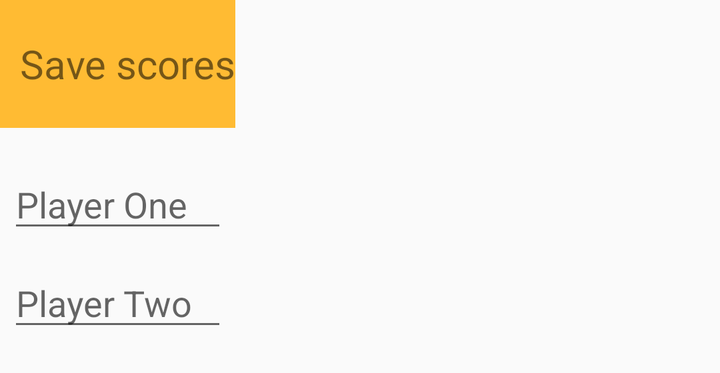
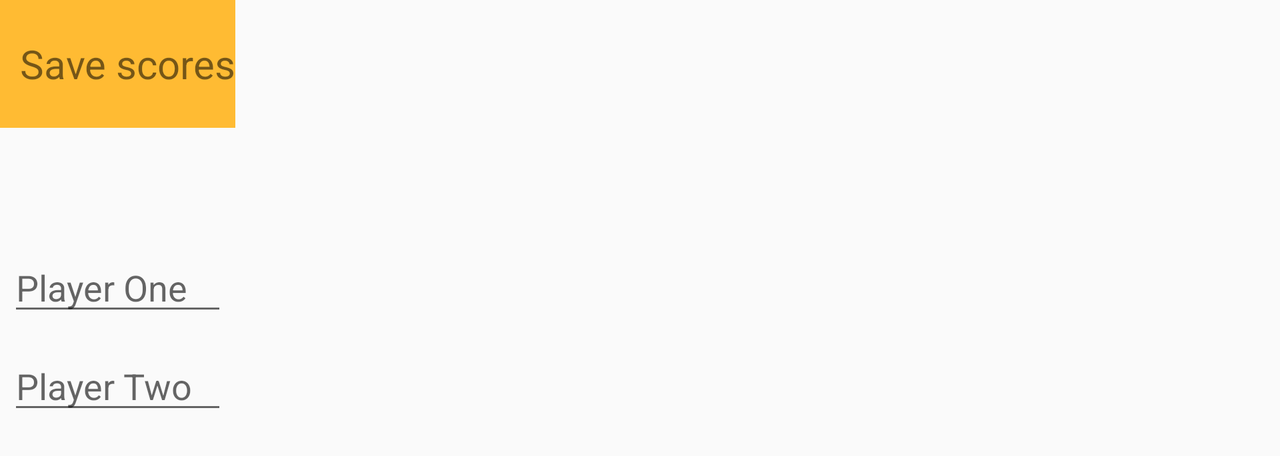

Compare how this app lays out the same screen by default and in its alternative resource folder. The renders come first, then the two layout files and the values they reference.
<!-- AndroidManifest.xml: application theme AppTheme -->
<!-- res/layout/fragment_add_score.xml -->
<LinearLayout
    xmlns:android="http://schemas.android.com/apk/res/android"
    xmlns:tools="http://schemas.android.com/tools"
    android:layout_width="wrap_content"
    android:layout_height="wrap_content"
    android:orientation="vertical"
    tools:context="uk.ac.kcl.teamraccoon.sungka.AddScoreFragment">

    <TextView
        android:layout_width="match_parent"
        android:layout_height="64dp"
        android:scaleType="center"
        android:paddingStart="10dp"
        android:paddingLeft="10dp"
        android:gravity="center_vertical"
        android:textSize="20sp"
        android:background="@android:color/holo_orange_light"
        android:fontFamily="sans-serif"
        android:text="@string/save_score" />

    <EditText
        android:id="@+id/player_one_name"
        android:layout_width="match_parent"
        android:layout_height="wrap_content"
        android:layout_marginTop="16dp"
        android:layout_marginLeft="4dp"
        android:layout_marginRight="4dp"
        android:layout_marginBottom="4dp"
        android:fontFamily="sans-serif"
        android:hint="@string/player_one" />

    <EditText
        android:id="@+id/player_two_name"
        android:layout_width="match_parent"
        android:layout_height="wrap_content"
        android:layout_marginTop="4dp"
        android:layout_marginLeft="4dp"
        android:layout_marginRight="4dp"
        android:layout_marginBottom="16dp"
        android:fontFamily="sans-serif"
        android:hint="@string/player_two"/>

</LinearLayout>
<!-- resources referenced by this layout -->
<resources>
  <string name="player_one">Player One</string>
  <string name="player_two">Player Two</string>
  <string name="save_score">Save scores</string>
  <style name="AppTheme" parent="Theme.AppCompat.Light.DarkActionBar">
          
          <item name="colorPrimary">@color/colorPrimary</item>
          <item name="colorPrimaryDark">@color/colorPrimaryDark</item>
          <item name="colorAccent">@color/colorAccent</item>
      </style>
</resources>
<!-- res/layout-land/fragment_add_score.xml (the repository's variant of the layout above) -->
<!-- drawn on the phone turned sideways -->
<LinearLayout xmlns:android="http://schemas.android.com/apk/res/android"
    xmlns:tools="http://schemas.android.com/tools"
    android:layout_width="wrap_content"
    android:layout_height="wrap_content"
    android:orientation="vertical"
    tools:context="uk.ac.kcl.teamraccoon.sungka.highscores.AddScoreFragment">

    <TextView
        android:layout_width="match_parent"
        android:layout_height="64dp"
        android:background="@android:color/holo_orange_light"
        android:fontFamily="sans-serif"
        android:gravity="center_vertical"
        android:paddingLeft="10dp"
        android:paddingStart="10dp"
        android:scaleType="center"
        android:text="@string/save_score"
        android:textSize="20sp" />

    <TextView
        android:id="@+id/dialog_statistics"
        android:layout_width="match_parent"
        android:layout_height="wrap_content"
        android:fontFamily="sans-serif"
        android:gravity="center_vertical"
        android:padding="10dp"
        android:scaleType="center"
        android:textSize="16sp" />

    <EditText
        android:id="@+id/player_one_name"
        android:layout_width="match_parent"
        android:layout_height="wrap_content"
        android:layout_marginBottom="4dp"
        android:layout_marginLeft="4dp"
        android:layout_marginRight="4dp"
        android:layout_marginTop="16dp"
        android:fontFamily="sans-serif"
        android:hint="@string/player_one" />

    <EditText
        android:id="@+id/player_two_name"
        android:layout_width="match_parent"
        android:layout_height="wrap_content"
        android:layout_marginBottom="16dp"
        android:layout_marginLeft="4dp"
        android:layout_marginRight="4dp"
        android:layout_marginTop="4dp"
        android:fontFamily="sans-serif"
        android:hint="@string/player_two" />

</LinearLayout>
